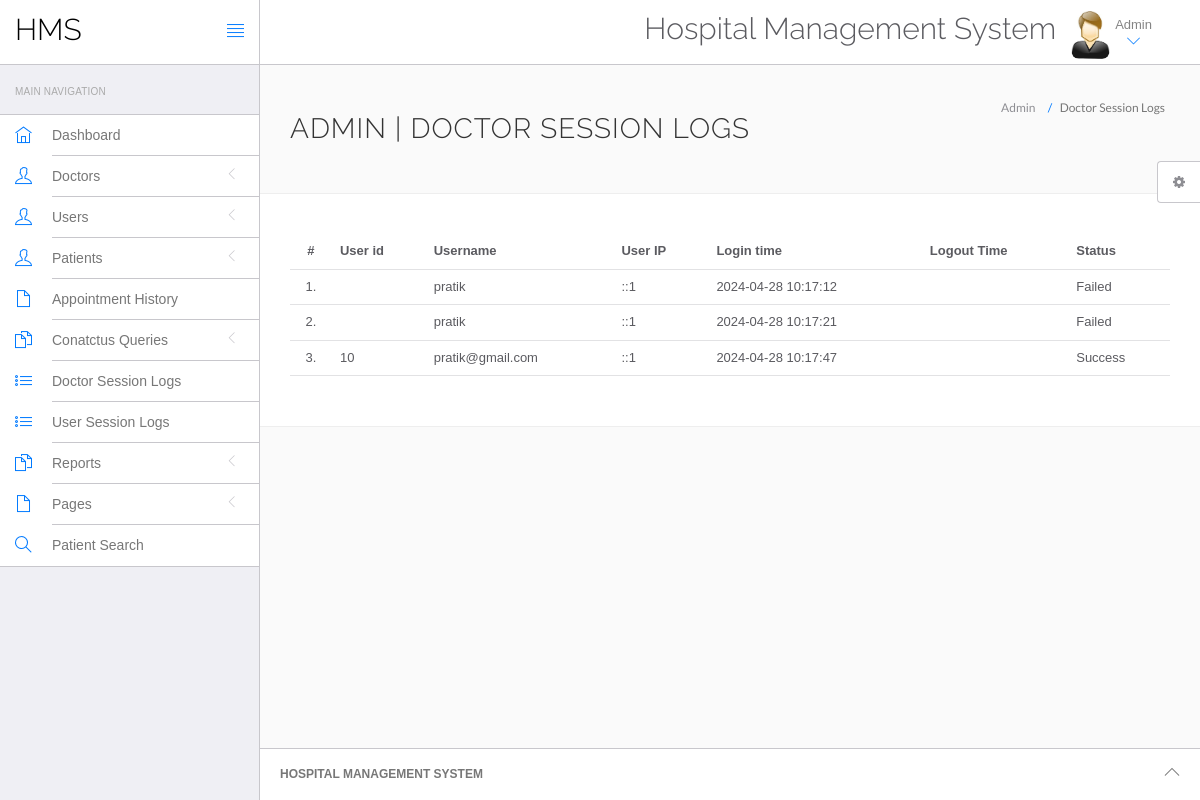
/hms/admin/doctor-logs.php (signed in), run on the app's committed database.
### tables this page shows
CREATE TABLE `doctorslog` (
  `id` int(11) NOT NULL,
  `uid` int(11) DEFAULT NULL,
  `username` varchar(255) DEFAULT NULL,
  `userip` binary(16) DEFAULT NULL,
  `loginTime` timestamp NULL DEFAULT current_timestamp(),
  `logout` varchar(255) DEFAULT NULL,
  `status` int(11) DEFAULT NULL
);

### hms/admin/doctor-logs.php (the view, shortened to what this page needs)
<?php
include('include/config.php');
if(strlen($_SESSION['id']==0)) {
 header('location:logout.php');
  } else{
?>
<!DOCTYPE html>
<html lang="en">
	<head>
		<link rel="stylesheet" href="vendor/bootstrap/css/bootstrap.min.css">
		<link rel="stylesheet" href="vendor/fontawesome/css/font-awesome.min.css">
		<link rel="stylesheet" href="vendor/themify-icons/themify-icons.min.css">
		<link href="vendor/animate.css/animate.min.css" rel="stylesheet" media="screen">
		<link href="vendor/perfect-scrollbar/perfect-scrollbar.min.css" rel="stylesheet" media="screen">
		<link href="vendor/switchery/switchery.min.css" rel="stylesheet" media="screen">
		<link href="vendor/bootstrap-touchspin/jquery.bootstrap-touchspin.min.css" rel="stylesheet" media="screen">
		<link href="vendor/select2/select2.min.css" rel="stylesheet" media="screen">
		<link href="vendor/bootstrap-datepicker/bootstrap-datepicker3.standalone.min.css" rel="stylesheet" media="screen">
		<link href="vendor/bootstrap-timepicker/bootstrap-timepicker.min.css" rel="stylesheet" media="screen">
		<link rel="stylesheet" href="assets/css/styles.css">
		<link rel="stylesheet" href="assets/css/plugins.css">
		<link rel="stylesheet" href="assets/css/themes/theme-1.css" id="skin_color" />
	</head>
	<body>
		<div id="app">
<?php include('include/sidebar.php');?>
			<div class="app-content">
					<?php include('include/header.php');?>
				<div class="main-content" >
					<div class="wrap-content container" id="container">
						<section id="page-title">
							<div class="row">
								<div class="col-sm-8">
									<h1 class="mainTitle">Admin  | Doctor Session Logs</h1>
																	</div>
								<ol class="breadcrumb">
									<li>
										<span>Admin </span>
									</li>
									<li class="active">
										<span>Doctor Session Logs</span>
									</li>
								</ol>
							</div>
						</section>
						<div class="container-fluid container-fullw bg-white">
									<div class="row">
								<div class="col-md-12">
									<table class="table table-hover" id="sample-table-1">
										<thead>
											<tr>
												<th class="center">#</th>
												<th class="hidden-xs">User id</th>
												<th>Username</th>
												<th>User IP</th>
												<th>Login time</th>
												<th>Logout Time </th>
												<th> Status </th>
											</tr>
										</thead>
										<tbody>
<?php
$sql=mysqli_query($con,"select * from doctorslog ");
$cnt=1;
while($row=mysqli_fetch_array($sql))
{
?>
											<tr>
												<td class="center"><?php echo $cnt;?>.</td>
												<td class="hidden-xs"><?php echo $row['uid'];?></td>
												<td class="hidden-xs"><?php echo $row['username'];?></td>
												<td><?php echo $row['userip'];?></td>
												<td><?php echo $row['loginTime'];?></td>
												<td><?php echo $row['logout'];?>
												</td>
												<td>
<?php if($row['status']==1)
{
	echo "Success";
}
else
{
	echo "Failed";
}?>
</td>
											</tr>
											<?php
$cnt=$cnt+1;
											 }?>
										</tbody>
									</table>
								</div>
							</div>
								</div>
					</div>
				</div>
			</div>
	<?php include('include/footer.php');?>
	<?php include('include/setting.php');?>
		</div>
	</body>
</html>
<?php } ?>

### hms/admin/assets/css/themes/theme-1.css (style rules this page uses)
body { background: #FAFAFA; }

### data on the page
doctorslog: username "pratik", userip "::1", loginTime "2024-04-28 10:17:12", status "Failed"
doctorslog: username "pratik", userip "::1", loginTime "2024-04-28 10:17:21", status "Failed"
doctorslog: uid "10", username "pratik@gmail.com", userip "::1", loginTime "2024-04-28 10:17:47", status "Success"
